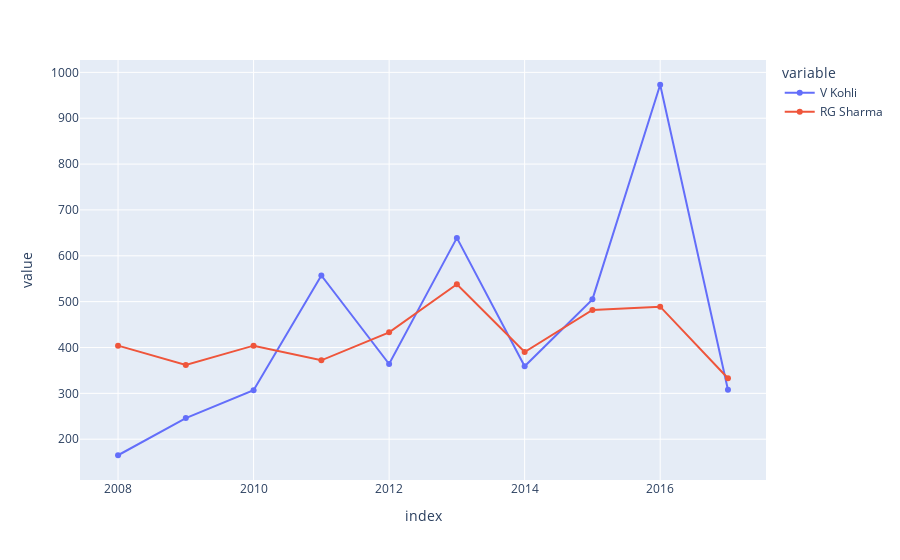

Here is the notebook cell this chart was saved with:
### Markdown cell above
### Line Plots using Plotly

### Code cell
fig = px.line(batsman, y = ['V Kohli', 'RG Sharma'], x = 'index', markers='o')
fig.show()

### Figure 1 — Plotly figure (JSON) as saved in the notebook; plotly's stock layout.template omitted (floating-point values rounded to 4 significant figures)
{"data": [{"hovertemplate": "variable=V Kohli<br>index=%{x}<br>value=%{y}<extra></extra>", "legendgroup": "V Kohli", "line": {"color": "#636efa", "dash": "solid"}, "marker": {"symbol": "circle"}, "mode": "lines+markers", "name": "V Kohli", "orientation": "v", "showlegend": true, "type": "scatter", "x": [2008, 2009, 2010, 2011, 2012, 2013, 2014, 2015, 2016, 2017], "xaxis": "x", "y": [165, 246, 307, 557, 364, 639, 359, 505, 973, 308], "yaxis": "y"}, {"hovertemplate": "variable=RG Sharma<br>index=%{x}<br>value=%{y}<extra></extra>", "legendgroup": "RG Sharma", "line": {"color": "#EF553B", "dash": "solid"}, "marker": {"symbol": "circle"}, "mode": "lines+markers", "name": "RG Sharma", "orientation": "v", "showlegend": true, "type": "scatter", "x": [2008, 2009, 2010, 2011, 2012, 2013, 2014, 2015, 2016, 2017], "xaxis": "x", "y": [404, 362, 404, 372, 433, 538, 390, 482, 489, 333], "yaxis": "y"}], "layout": {"legend": {"title": {"text": "variable"}, "tracegroupgap": 0}, "margin": {"t": 60}, "xaxis": {"anchor": "y", "domain": [0, 1], "title": {"text": "index"}}, "yaxis": {"anchor": "x", "domain": [0, 1], "title": {"text": "value"}}}}
